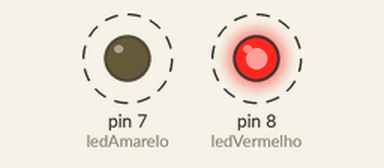
Simulated run of this sketch. Board: Arduino Uno, built with avr-gcc and run on an emulated ATmega328P. On the bench: output pins drawn as LEDs (lit = HIGH). Dashed ring = blinking.

Above: at 0.2 s.
Timing chart, 0 to 3.0 s (numbered marks = the images above):
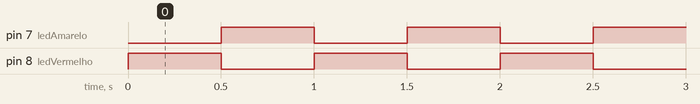

The sketch:

23_SinaleiraComLEDs.ino
```cpp
//Circuit: https://www.tinkercad.com/things/e4p41wjEU4A-23-sinaleira-com-leds

#define ESPERA	500

int ledVermelho = 8;
int ledAmarelo = 7;

void setup() {
  pinMode(ledVermelho, OUTPUT);
  pinMode(ledAmarelo, OUTPUT);
}

void loop() {
  digitalWrite(ledVermelho, HIGH);
  digitalWrite(ledAmarelo, LOW);
  delay(ESPERA);

  digitalWrite(ledVermelho, LOW);
  digitalWrite(ledAmarelo, HIGH);
  delay(ESPERA);
}
```

Measured:
- by itself, pin 7 (ledAmarelo), pin 8 (ledVermelho): alternates HIGH for 0.50 s and LOW for 0.50 s
